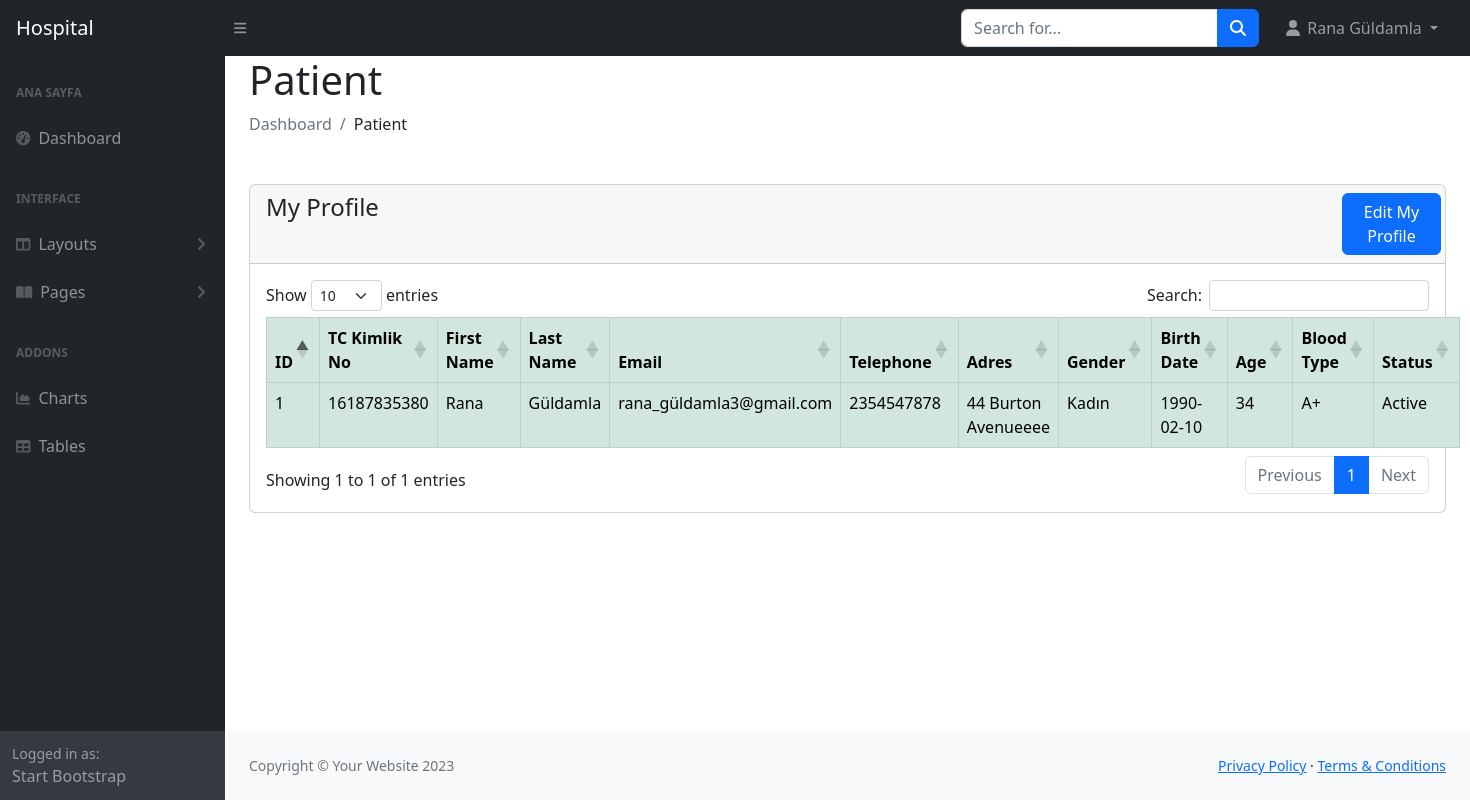
The page /Hospital_Managament_System/admin/view_my_profile.php (signed in) on the database its author committed.
### tables this page shows
CREATE TABLE `patient` (
  `patient_id` int(11) NOT NULL,
  `TC` varchar(11) NOT NULL,
  `fname` varchar(200) NOT NULL,
  `lname` varchar(200) NOT NULL,
  `email` varchar(200) NOT NULL,
  `password` varchar(200) NOT NULL,
  `address` longtext NOT NULL,
  `phone` varchar(15) NOT NULL,
  `gender` varchar(10) NOT NULL,
  `birth_date` date NOT NULL,
  `age` int(11) DEFAULT NULL,
  `blood_group` varchar(10) NOT NULL,
  `status` tinyint(1) NOT NULL
);

CREATE TABLE `blood_bank` (
  `blood_group_id` int(11) NOT NULL,
  `blood_group` longtext NOT NULL
);

### Hospital_Managament_System/admin/view_my_profile.php (the view, shortened to what this page needs)
<?php
include("config/dbcon.php");
include("includes/header.php"); ?>
<div class="container-fluid px-4">
    <div class="row">
        <div class="col-md-5">
            <h1>Patient</h1>
            <ol class="breadcrumb mb-4">
                <li class="breadcrumb-item active">Dashboard</li>
                <li class="breadcrumb-item">Patient</li>
            </ol>
        </div>
    </div>
    <div class="row mt-4">
        <div class="col-md-12">
            <div class="card">
                <div class="card-header">
                    <div class="row">
                    <h4 class='col-md-11'>My Profile</h4>
                    <a href="edit_my_profile.php" class='btn btn-primary float-end col-md-1'>Edit My Profile</a>
                    </div>
                </div>
                <div class="card-body">
                    <table class='table table-bordered table-success table-responsive' id="table" data-toggle="table"
                        data-search="true" data-filter-control="true" data-show-export="true"
                        data-click-to-select="true" data-toolbar="#toolbar">
                        <thead>
                            <tr>
                                <th data-field="patient_id" data-filter-control="input" data-sortable="true">ID</th>
                                <th data-field="TC" data-filter-control="input" data-sortable="true">TC Kimlik No</th>
                                <th data-field="fname" data-filter-control="input" data-sortable="true">First Name</th>
                                <th data-field="lname" data-filter-control="input" data-sortable="true">Last Name</th>
                                <th data-field="email" data-filter-control="input" data-sortable="true">Email</th>
                                <th data-field="phone" data-filter-control="input" data-sortable="true">Telephone</th>
                                <th data-field="address" data-filter-control="select" data-sortable="true">Adres</th>
                                <th data-field="gender" data-filter-control="select" data-sortable="true">Gender</th>
                                <th data-field="birth_date" data-filter-control="input" data-sortable="true">Birth Date</th>
                                <th data-field="age" data-filter-control="input" data-sortable="true">Age</th>
                                <th data-field="blood_group" data-filter-control="input" data-sortable="true">Blood Type</th>
                                <th data-field="status" data-filter-control="input" data-sortable="true">Status</th>
                            </tr>
                        </thead>
                        <tbody>
                            <?php
                            $deger = $_SESSION['auth_user']['TC'];
                            $query = "SELECT * FROM patient WHERE TC = '$deger'";
                            $query_run = mysqli_query($con, $query);
                            if (mysqli_num_rows($query_run) > 0) {
                                foreach ($query_run as $row) {
                                    ?>
                                    <tr>
                                        <td><?= $row['patient_id']; ?></td>
                                        <td><?= $row['TC']; ?></td>
                                        <td><?= $row['fname']; ?></td>
                                        <td><?= $row['lname']; ?></td>
                                        <td><?= $row['email']; ?></td>
                                        <td><?= $row['phone']; ?></td>
                                        <td><?= $row['address']; ?></td>
                                        <td><?= $row['gender']; ?></td>
                                        <td><?= $row['birth_date']; ?></td>
                                        <td><?= $row['age']; ?></td>
                                        <?php
                                          $query1 = "SELECT * FROM blood_bank ORDER BY blood_group_id" ;
                                          $query_run1 = mysqli_query($con, $query1);
                                          if (mysqli_num_rows($query_run1) > 0) {
                                            foreach ($query_run1 as $row1) {
                                                if($row['blood_group'] == $row1['blood_group_id']){?>
                                                <td><?= $row1['blood_group']; ?></td>
                                            <?php }?>
                                                <?php
                                            }
                                        }?>
                                        <td>
                                            <?php
                                            if ($row['status'] == '1') {
                                                echo 'Active';
                                            } else if ($row['status'] == '0') {
                                                echo 'Pasive';
                                            } ?>
                                        </td>
                                    </tr>
                                    <?php
                                }
                            } else {
                                ?>
                                <tr>
                                    <td colspan='12'>No Record Found</td>
                                </tr>
                                <?php
                            }
                            ?>
                        </tbody>
                    </table>
                </div>
            </div>
        </div>
    </div>
</div>
<?php
include("includes/footer.php");
include("includes/scripts.php");
?>

### rows shown on the page
patient: patient_id "1", TC "16187835380", fname "Rana", lname "Güldamla", email "rana_güldamla3@gmail.com", phone "2354547878", address "44 Burton Avenueeee", gender "Kadın", birth_date "1990-02-10", age "34", status "Active"
blood_bank: blood_group "A+"

### other values the page prints
$_SESSION["auth_user"]['user_name'] "Rana Güldamla"
